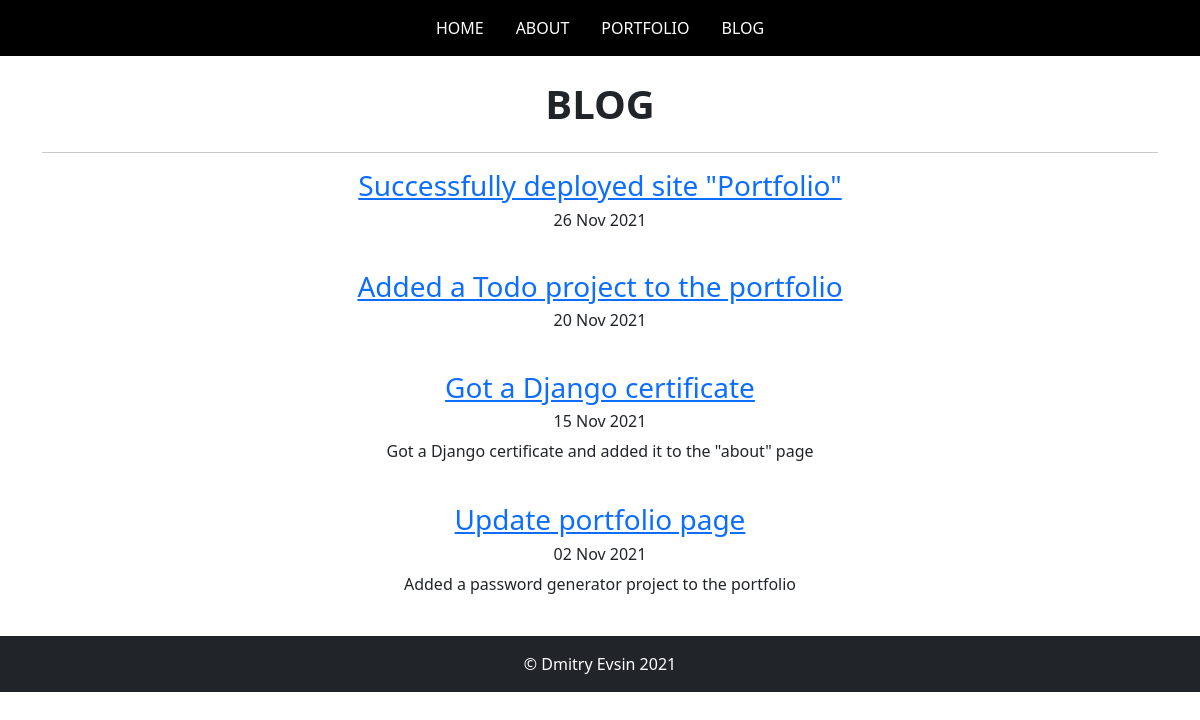
Screenshot of /blog/ with the database file from the repository.
### blog/models.py (models this page shows, shortened)
class Blog(models.Model):
    title = models.CharField(max_length = 200)
    text = models.TextField(blank = True)
    date = models.DateField()

### blog/views.py (the view)
# urls.py: path('', views.all_blogs, name='all_blogs'),
def all_blogs(request):
    blogs = Blog.objects.order_by('-date')
    return render(request, 'blog/all_blogs.html', {'blogs': blogs})

### blog/templates/blog/all_blogs.html (shortened to what this page needs)
{%  extends 'portfolio/base.html'  %}
{%  block content  %}
<body>
  <div class="container">
    <h1 class="text-center my-4">
      <strong>
        BLOG
      </strong>
    </h1>
    <hr class="featurette-divider">
    {%  for blog in blogs  %}
    <div>
      <h3 class="text-center">
        <a href="{% url 'blog:detail' blog.id %}">
        {{  blog.title  }}
        </a>
      </h3>
      <h6 class="text-center">
        {{  blog.date|date:'d M Y'  }}
      </h6>
      <div class="text-center">
        <p class="text-center">
          {{  blog.text|truncatechars:100|safe  }}
        </p>
      </div>
      <br>
    </div>
    </body>
    {%  endfor  %}
{%  endblock  %}

### portfolio/templates/portfolio/base.html (shortened to what this page needs)
<!doctype html>
<html lang="en">
  <head>
    <link href="https://cdn.jsdelivr.net/npm/bootstrap@5.1.3/dist/css/bootstrap.min.css" rel="stylesheet">
    {%  load static  %}
    <header>
      <nav class="navbar navbar-dark bg-black">
        <div class="container justify-content-center">
          <a class="nav-link text-white" href="{%  url 'portfolio:home'  %}">HOME</a>
          <a class="nav-link text-white" href="{%  url 'portfolio:about'  %}">ABOUT</a>
          <a class="nav-link text-white" href="{%  url 'portfolio:portfolio'  %}">PORTFOLIO</a>
          <a class="nav-link text-white" href="{%  url 'blog:all_blogs'  %}">BLOG</a>
        </div>
      </nav>
    </header>
  </head>
  <body>
    {%  block content  %}{%  endblock  %}
  </body>
<footer class="position-sticky-bottom">
  <div class="row justify-content-center align-items-center bg-dark">
    <div class="col-12 pt-3">
        <div class="text-center text-white bold">
          <p>
            © Dmitry Evsin 2021
          </p>
        </div>
    </div>
</footer>
</html>

### rows the page displays
Blog: title "Successfully deployed site \"Portfolio\"", date "26 Nov 2021"
Blog: title "Added a Todo project to the portfolio", date "20 Nov 2021"
Blog: title "Got a Django certificate", date "15 Nov 2021", text "Got a Django certificate and added it to the \"about\" page"
Blog: title "Update portfolio page", date "02 Nov 2021", text "Added a password generator project to the portfolio"
